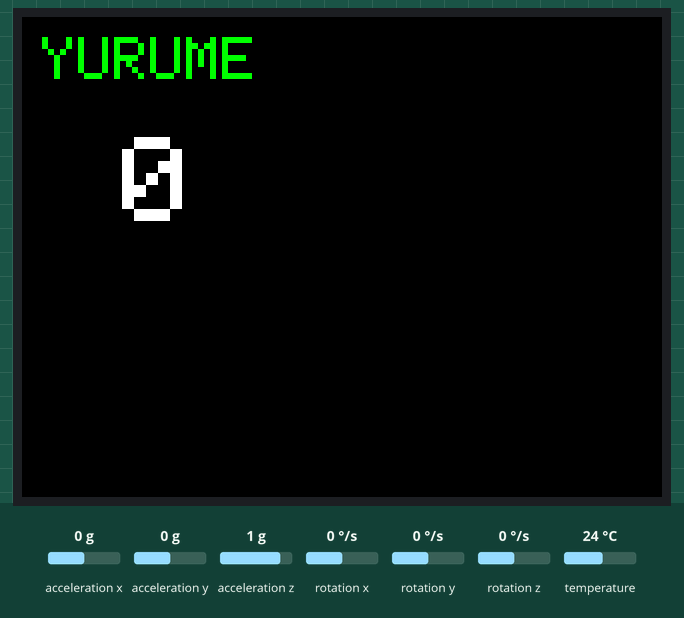
Simulated run of this sketch. Board: ESP32. On the bench: 320×240 colour display. Inputs (shaded band) come from the test bench; at power-on: acceleration x 0 g, acceleration y 0 g, acceleration z 1 g, rotation x 0 °/s, rotation y 0 °/s, rotation z 0 °/s, temperature 24 °C. Nothing arrives over Bluetooth unless stated; a phone connects over Bluetooth LE 3 s after start; what the sketch prints to the serial monitor is not drawn.

Above: at 1.5 s.
1.6 s: acceleration x set to -1.4 g
At 3.5 s:
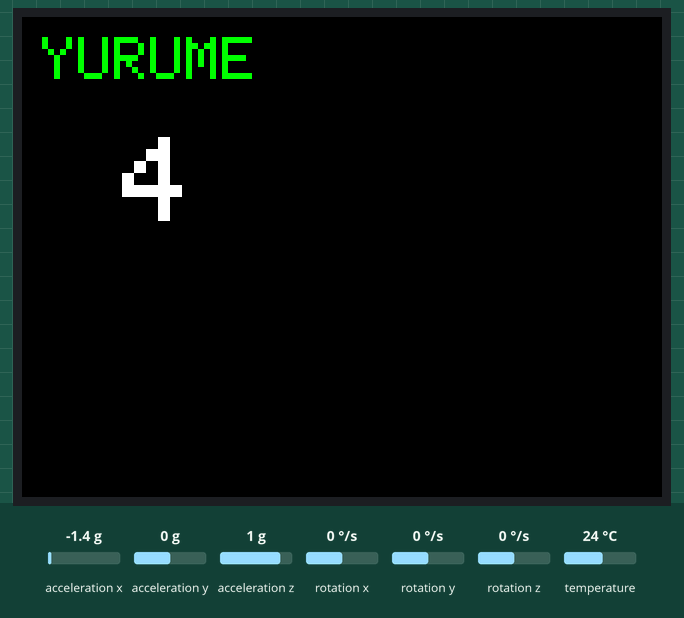
3.6 s: acceleration y set to -1.4 g
5.1 s: acceleration z set to 0 g
At 6.5 s:
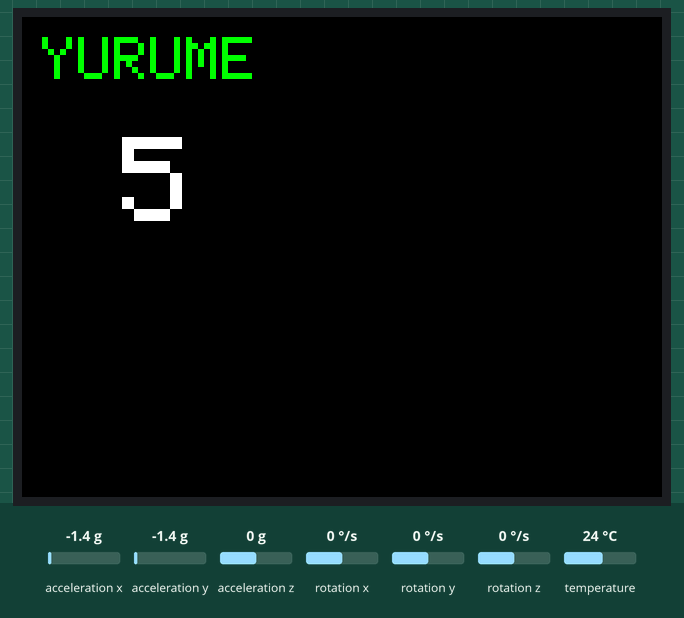
Timing chart, 0 to 8.1 s (numbered marks = the images above; inputs shaded):
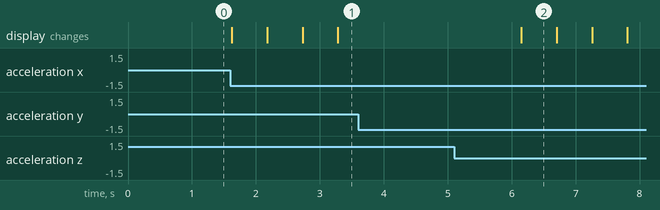

The sketch:

ActivityTracker.ino
```cpp
#include <Adafruit_MPU6050.h>
#include <Adafruit_Sensor.h>
#include <Wire.h>
#include <TFT_eSPI.h>
#include <BLEDevice.h>
#include <BLEServer.h>
#include <BLEUtils.h>
#include <BLE2902.h>

#define SERVICE_UUID        "12345678-1234-1234-1234-1234567890ab"
#define CHARACTERISTIC_UUID "abcdefab-1234-5678-1234-abcdefabcdef"

Adafruit_MPU6050 mpu;
TFT_eSPI tft = TFT_eSPI();

const int BUTON_PIN = 0;

int aktifMod = 0;
int sayaclar[4] = {0, 0, 0, 0};
String modIsimleri[4] = {"YURUME", "KOSMA", "ZIPLAMA", "YUMRUK"};

unsigned long sonButonZamani = 0;
bool ekranGuncelle = true;
bool tamEkranTemizle = true;


unsigned long sonYurumeZamani  = 0;
unsigned long sonKosmaZamani   = 0;
unsigned long sonRunAlgilama   = 0;
unsigned long sonZiplamaZamani = 0;
unsigned long sonYumrukZamani  = 0;


BLECharacteristic *pCharacteristic;
bool deviceConnected = false;


class MyServerCallbacks : public BLEServerCallbacks {
  void onConnect(BLEServer* pServer) {
    deviceConnected = true;
  }
  void onDisconnect(BLEServer* pServer) {
    deviceConnected = false;
    pServer->getAdvertising()->start();
  }
};

void setup() {
  Serial.begin(115200);
  pinMode(BUTON_PIN, INPUT_PULLUP);

  tft.init();
  tft.setRotation(1);
  tft.fillScreen(TFT_BLACK);
  tft.setTextColor(TFT_WHITE, TFT_BLACK);

  Wire.begin(21, 22);

  if (!mpu.begin()) {
    tft.fillScreen(TFT_RED);
    tft.setCursor(10, 50);
    tft.setTextSize(2);
    tft.println("SENSOR YOK!");
    while (1) delay(10);
  }

  mpu.setAccelerometerRange(MPU6050_RANGE_8_G);
  mpu.setFilterBandwidth(MPU6050_BAND_21_HZ);

  BLEDevice::init("AkilliBileklik");
  BLEServer *pServer = BLEDevice::createServer();
  pServer->setCallbacks(new MyServerCallbacks());

  BLEService *pService = pServer->createService(SERVICE_UUID);
  pCharacteristic = pService->createCharacteristic(
    CHARACTERISTIC_UUID,
    BLECharacteristic::PROPERTY_READ |
    BLECharacteristic::PROPERTY_NOTIFY
  );

  pCharacteristic->addDescriptor(new BLE2902());
  pService->start();

  BLEAdvertising *pAdvertising = BLEDevice::getAdvertising();
  pAdvertising->addServiceUUID(SERVICE_UUID);
  pAdvertising->setScanResponse(true);
  pAdvertising->setMinPreferred(0x06);
  pAdvertising->setMinPreferred(0x12);
  BLEDevice::startAdvertising();

  ekranYonetici();
}

void loop() {

  if (digitalRead(BUTON_PIN) == LOW) {
    if (millis() - sonButonZamani > 300) {
      aktifMod = (aktifMod + 1) % 5;
      ekranGuncelle = true;
      tamEkranTemizle = true;
      sonButonZamani = millis();
    }
  }

  sensors_event_t a, g, temp;
  mpu.getEvent(&a, &g, &temp);

  float rawMag = sqrt(
    a.acceleration.x * a.acceleration.x +
    a.acceleration.y * a.acceleration.y +
    a.acceleration.z * a.acceleration.z
  );

  float force = abs(rawMag - 9.81);

  static float filteredForce = 0;
  filteredForce = 0.7 * filteredForce + 0.3 * force;

  unsigned long now = millis();
  int idx = -1;


  if (filteredForce >= 18.0 && filteredForce < 32.0) {
    if (now - sonZiplamaZamani > 600) {
      idx = 2;
      sonZiplamaZamani = now;
    }
  }


  else if (filteredForce >= 32.0) {
    if (now - sonYumrukZamani > 700) {
      idx = 3;
      sonYumrukZamani = now;
    }
  }


  else if (filteredForce >= 10.0 && filteredForce < 18.0) {
    if (now - sonKosmaZamani > 220) {
      idx = 1;
      sonKosmaZamani = now;
      sonRunAlgilama = now;
    }
  }


  else if (filteredForce >= 5.5 && filteredForce < 10.0) {
    if (now - sonRunAlgilama > 1200) {
      if (now - sonYurumeZamani > 550) {
        idx = 0;
        sonYurumeZamani = now;
      }
    }
  }

  if (idx != -1 && (aktifMod == idx || aktifMod == 4)) {
    sayaclar[idx]++;
    ekranGuncelle = true;
    Serial.print("Force: ");
    Serial.println(filteredForce);
  }

  if (ekranGuncelle) {
    ekranYonetici();
    ekranGuncelle = false;
  }

  static unsigned long lastSend = 0;
  if (deviceConnected && millis() - lastSend > 500) {
    char buffer[32];
    sprintf(buffer, "%d,%d,%d,%d",
            sayaclar[0], sayaclar[1], sayaclar[2], sayaclar[3]);
    pCharacteristic->setValue(buffer);
    pCharacteristic->notify();
    lastSend = millis();
  }
}

void ekranYonetici() {
  if (tamEkranTemizle) {
    tft.fillScreen(TFT_BLACK);
    tamEkranTemizle = false;
  }

  if (aktifMod < 4) {
    tft.setTextColor(TFT_GREEN, TFT_BLACK);
    tft.setTextSize(3);
    tft.setCursor(10, 10);
    tft.print(modIsimleri[aktifMod]);
    tft.print("     ");

    tft.setTextColor(TFT_WHITE, TFT_BLACK);
    tft.setTextSize(6);
    tft.setCursor(50, 60);
    tft.print(sayaclar[aktifMod]);
    tft.print("   ");
  } else {
    tft.setTextSize(2);
    tft.setTextColor(TFT_ORANGE, TFT_BLACK);
    tft.setCursor(30, 5);
    tft.print("GUNLUK DURUM  ");

    for (int i = 0; i < 4; i++) {
      int y = 35 + i * 25;
      tft.setCursor(0, y);
      tft.setTextColor(TFT_CYAN, TFT_BLACK);
      tft.print(" ");
      tft.print(modIsimleri[i]);
      tft.print(": ");

      tft.setTextColor(TFT_WHITE, TFT_BLACK);
      tft.print(sayaclar[i]);
      tft.print("   ");
    }
  }
}
```

Measured:
- after the input at 1.6 s, the display: first changes at once (image 1 shows a later state)
- after the input at 3.6 s, every drawn part: stays the same
- after the input at 5.1 s, the display: changes after 1.1 s (image 2)
- what the display in image 2 shows lasts 0.5 s, from 6.2 s to 6.7 s
